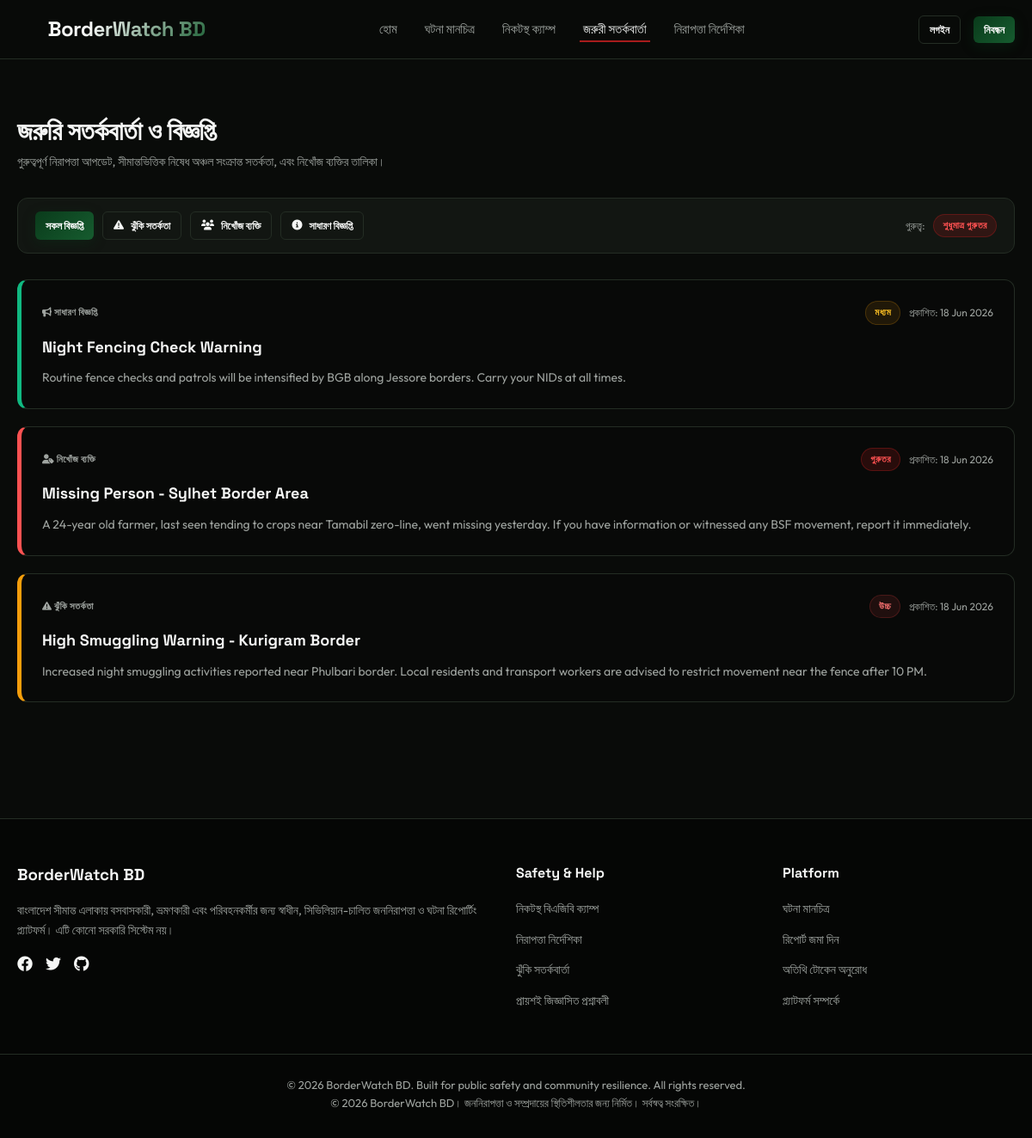
The app's page /alerts/ with its own data.
### alerts/models.py (models this page shows, shortened)
class Alert(models.Model):
    ALERT_TYPES = [
        ('missing_person', 'Missing Person Alert'),
        ('danger_warning', 'High-Risk Warning'),
        ('general_alert', 'Border General Notice'),
    ]
    PRIORITY_CHOICES = [
        ('Low', 'Low'),
        ('Medium', 'Medium'),
        ('High', 'High'),
        ('Critical', 'Critical'),
    ]
    title = models.CharField(max_length=200)
    description = models.TextField()
    type = models.CharField(max_length=20, choices=ALERT_TYPES, default='general_alert')
    priority = models.CharField(max_length=15, choices=PRIORITY_CHOICES, default='Medium')
    is_active = models.BooleanField(default=True)
    created_at = models.DateTimeField(auto_now_add=True, db_index=True)
    class Meta:
        ordering = ['-created_at']

### alerts/views.py (the view)
# urls.py: path('', views.alert_list_view, name='alert_list'),
def alert_list_view(request):
    alerts = Alert.objects.filter(is_active=True).order_by('-created_at')
    alert_type = request.GET.get('type')
    priority = request.GET.get('priority')
    if alert_type:
        alerts = alerts.filter(type=alert_type)
    if priority:
        alerts = alerts.filter(priority=priority)
    context = {
        'alerts': alerts,
        'selected_type': alert_type,
        'selected_priority': priority,
    }
    return render(request, 'alerts/alert_list.html', context)

### templates/alerts/alert_list.html (shortened to what this page needs)
{% extends 'base.html' %}
{% block content %}
<div class="container" style="padding-top: 40px; padding-bottom: 50px;">
    <div style="margin-bottom: 30px;">
        <h1 style="font-size: 30px; letter-spacing: -0.5px;">জরুরি সতর্কবার্তা ও বিজ্ঞপ্তি</h1>
        <p style="color: var(--text-muted); font-size: 14px;">গুরুত্বপূর্ণ নিরাপত্তা আপডেট, সীমান্তভিত্তিক নিষেধ অঞ্চল সংক্রান্ত সতর্কতা, এবং নিখোঁজ ব্যক্তির তালিকা।</p>
    </div>
    <div class="card" style="padding: 15px 20px; margin-bottom: 30px; display: flex; align-items: center; justify-content: space-between; flex-wrap: wrap; gap: 15px; border-color: var(--border-color);">
        <div style="display: flex; gap: 10px; flex-wrap: wrap;">
            <a href="{% url 'alerts:alert_list' %}" class="btn btn-sm {% if not selected_type %}btn-primary{% else %}btn-outline{% endif %}">সকল বিজ্ঞপ্তি</a>
            <a href="{% url 'alerts:alert_list' %}?type=danger_warning" class="btn btn-sm {% if selected_type == 'danger_warning' %}btn-primary{% else %}btn-outline{% endif %}"><i class="fa-solid fa-triangle-exclamation"></i> ঝুঁকি সতর্কতা</a>
            <a href="{% url 'alerts:alert_list' %}?type=missing_person" class="btn btn-sm {% if selected_type == 'missing_person' %}btn-primary{% else %}btn-outline{% endif %}"><i class="fa-solid fa-users"></i> নিখোঁজ ব্যক্তি</a>
            <a href="{% url 'alerts:alert_list' %}?type=general_alert" class="btn btn-sm {% if selected_type == 'general_alert' %}btn-primary{% else %}btn-outline{% endif %}"><i class="fa-solid fa-info-circle"></i> সাধারণ বিজ্ঞপ্তি</a>
        </div>
        <div style="display: flex; gap: 10px; align-items: center;">
            <span style="font-size: 12px; color: var(--text-muted);">গুরুত্ত্ব:</span>
            <a href="{% url 'alerts:alert_list' %}?priority=Critical" class="badge badge-critical" style="text-decoration: none;">শুধুমাত্র গুরুতর</a>
        </div>
    </div>
    {% if alerts %}
        <div style="display: flex; flex-direction: column; gap: 20px;">
            {% for alert in alerts %}
                <div class="card" style="padding: 24px; border-left: 5px solid {% if alert.priority == 'Critical' %}#ff5252{% elif alert.priority == 'High' %}#f59e0b{% else %}#10b981{% endif %}; background: rgba(0,0,0,0.15);">
                    <div style="display: flex; justify-content: space-between; align-items: center; margin-bottom: 12px; flex-wrap: wrap; gap: 10px;">
                        <span style="font-size: 11px; text-transform: uppercase; color: var(--text-muted); font-weight: 700; letter-spacing: 0.5px;">
                            <i class="fa-solid {% if alert.type == 'danger_warning' %}fa-triangle-exclamation{% elif alert.type == 'missing_person' %}fa-user-tag{% else %}fa-bullhorn{% endif %}"></i>
                            {% if alert.type == 'danger_warning' %}ঝুঁকি সতর্কতা{% elif alert.type == 'missing_person' %}নিখোঁজ ব্যক্তি{% else %}সাধারণ বিজ্ঞপ্তি{% endif %}
                        </span>
                        <div style="display: flex; gap: 10px; align-items: center;">
                            <span class="badge {% if alert.priority == 'Critical' %}badge-critical{% elif alert.priority == 'High' %}badge-high{% elif alert.priority == 'Medium' %}badge-medium{% else %}badge-low{% endif %}">{% if alert.priority == 'Critical' %}গুরুতর{% elif alert.priority == 'High' %}উচ্চ{% elif alert.priority == 'Medium' %}মধ্যম{% else %}নিম্ন{% endif %}</span>
                            <span style="font-size: 12px; color: var(--text-muted);">প্রকাশিত: {{ alert.created_at|date:"d M Y" }}</span>
                        </div>
                    </div>
                    <h3 style="font-size: 18px; margin-bottom: 10px; color: var(--text-main);">{{ alert.title }}</h3>
                    <p style="font-size: 14px; color: var(--text-muted); line-height: 1.6; white-space: pre-line;">{{ alert.description }}</p>
                </div>
            {% endfor %}
        </div>
    {% endif %}
</div>
{% endblock %}

### static/css/style.css (style rules this page uses)
:root { --bg-dark: #090b09; --bg-card: #121612; --bg-card-hover: #182018; --primary: #0A3B1B; --primary-light: #165c2f; --primary-glow: rgba(10, 59, 27, 0.4); --secondary: #A81C1C; --secondary-light: #d32f2f; --secondary-glow: rgba(168, 28, 28, 0.4); --text-main: #f5f6f5; --text-muted: #9fa4a0; --border-color: #242d24; --footer-bg: #050605; --alert-bg: rgba(168, 28, 28, 0.15); --map-bg: #111; --font-heading: 'Space Grotesk', sans-serif; --font-body: 'Outfit', sans-serif; }
* { box-sizing: border-box; margin: 0; padding: 0; }
body { background-color: var(--bg-dark); color: var(--text-main); font-family: var(--font-body); line-height: 1.6; overflow-x: hidden; }
h1, h2, h3, h4, h5, h6 { font-family: var(--font-heading); font-weight: 700; color: var(--text-main); }
a { color: var(--text-main); text-decoration: none; transition: all 0.3s ease; }
.container { max-width: 1200px; margin: 0 auto; padding: 0 20px; }
.btn { display: inline-flex; align-items: center; justify-content: center; gap: 8px; padding: 10px 20px; border-radius: 8px; font-size: 14px; font-weight: 600; cursor: pointer; transition: all 0.3s cubic-bezier(0.4, 0, 0.2, 1); border: none; outline: none; font-family: var(--font-body); }
.btn-primary { background: linear-gradient(135deg, var(--primary), var(--primary-light)); color: #fff; box-shadow: 0 4px 15px rgba(10, 59, 27, 0.3); }
.btn-outline { background: transparent; border: 1px solid var(--border-color); color: var(--text-main); }
.btn-sm { padding: 6px 12px; font-size: 12px; border-radius: 6px; }
.card { background-color: var(--bg-card); border: 1px solid var(--border-color); border-radius: 12px; padding: 24px; transition: all 0.3s cubic-bezier(0.4, 0, 0.2, 1); position: relative; overflow: hidden; }
.card::before { content: ''; position: absolute; top: 0; left: 0; width: 100%; height: 3px; background: linear-gradient(90deg, var(--primary), var(--secondary)); opacity: 0; transition: opacity 0.3s ease; }
.badge { display: inline-flex; align-items: center; padding: 4px 10px; border-radius: 50px; font-size: 11px; font-weight: 700; text-transform: uppercase; letter-spacing: 0.5px; }
.badge-medium { background: rgba(245, 158, 11, 0.1); color: #fbbf24; border: 1px solid rgba(245, 158, 11, 0.2); }
.badge-high { background: rgba(239, 68, 68, 0.1); color: #f87171; border: 1px solid rgba(239, 68, 68, 0.2); }
.badge-critical { background: rgba(168, 28, 28, 0.2); color: #ff5252; border: 1px solid rgba(168, 28, 28, 0.4); animation: pulse-red 2s infinite; }

### records on screen
Alert: type "সাধারণ বিজ্ঞপ্তি", priority "মধ্যম", created_at "18 Jun 2026", title "Night Fencing Check Warning", description "Routine fence checks and patrols will be intensified by BGB along Jessore borders. Carry your NIDs at all times."
Alert: type "নিখোঁজ ব্যক্তি", priority "গুরুতর", created_at "18 Jun 2026", title "Missing Person - Sylhet Border Area", description "A 24-year old farmer, last seen tending to crops near Tamabil zero-line, went missing yesterday. If you have information or witnessed any BSF movement, report it immediately."
Alert: type "ঝুঁকি সতর্কতা", priority "উচ্চ", created_at "18 Jun 2026", title "High Smuggling Warning - Kurigram Border", description "Increased night smuggling activities reported near Phulbari border. Local residents and transport workers are advised to restrict movement near the fence after 10 PM."
